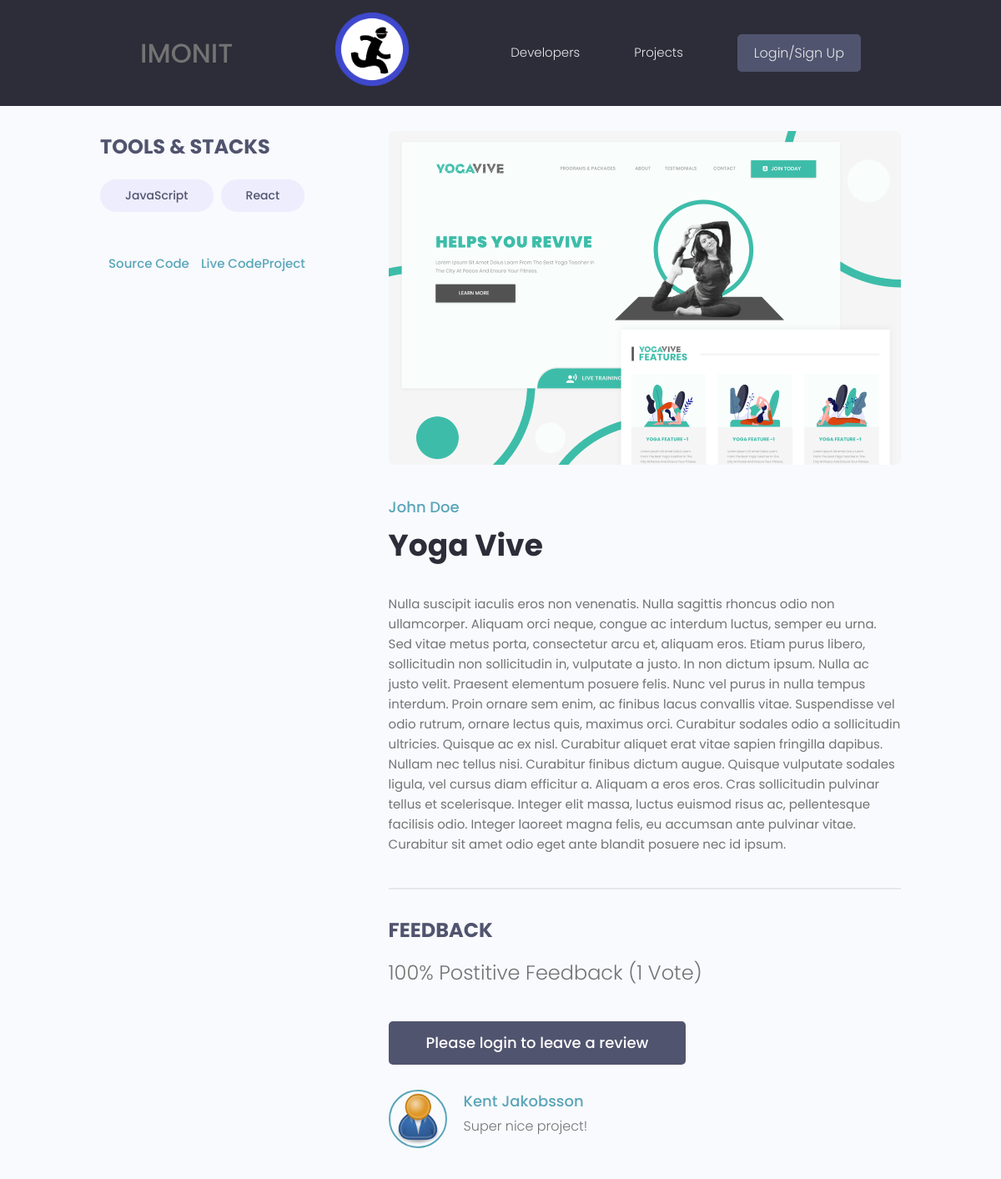
The page /projects/project/53fd5535-c39f-4b79-89e7-e90a25b4c3e2/ on the database its author committed.
### projects/models.py (models this page shows, shortened)
class Tag(models.Model):
    name = models.CharField(max_length=200,)
    created = models.DateTimeField(auto_now_add=True)
    id = models.UUIDField(default=uuid.uuid4, unique=True, primary_key=True, editable=False)
    def __str__(self):
        return self.name

class Project(models.Model):
    owner = models.ForeignKey(Profile, null=True,blank=True, on_delete=models.CASCADE)
    title = models.CharField(max_length=200)
    description = models.TextField(null=True, blank=True)
    featured_image = models.ImageField(null=True, blank=True, default="default.jpg")
    demo_link = models.CharField(max_length=2000, blank=True, null=True)
    source_link = models.CharField(max_length=2000, blank=True, null=True)
    tags = models.ManyToManyField('Tag',blank=True)
    vote_total = models.IntegerField(default=0, null=True, blank=True)
    vote_ratio = models.IntegerField(default=0, null=True, blank=True)
    created = models.DateTimeField(auto_now_add=True)
    id = models.UUIDField(default=uuid.uuid4, unique=True, primary_key=True, editable=False)
    class Meta:
        ordering = ['-vote_ratio', '-vote_total', '-created']
    @property
    def imageURL(self):
        try:
            url =self.featured_image.url
            pathURL = "/staticfiles/images/default.jpg"
        except Exception :
            url = "/static/images/default.jpg"
        except:
            url = "/staticfiles/images/default.jpg"
        return url
    @property
    def reviewers(self):
        queryset = self.review_set.all().values_list('owner__id', flat=True)
        return queryset

class Review(models.Model):
    VOTE_TYPE = (
        ('up', 'Up Vote'),
        ( 'down', 'Down Vote'),
    )
    owner = models.ForeignKey(Profile, on_delete=models.CASCADE, null=True)
    project = models.ForeignKey(Project, on_delete=models.CASCADE)
    body = models.TextField(null=True,blank=True)
    value = models.CharField(max_length=200, choices=VOTE_TYPE)
    created = models.DateTimeField(auto_now_add=True)
    id = models.UUIDField(default=uuid.uuid4, unique=True, primary_key=True, editable=False)
    class Meta:
        unique_together = [['owner', 'project']]

### users/models.py (models this page shows, shortened)
class Profile(models.Model):
    user = models.OneToOneField(User, on_delete=models.CASCADE, null=True, blank=True)
    name = models.CharField(max_length=200, null=True, blank=True)
    username = models.CharField(max_length=200, null=True, blank=True)
    email = models.EmailField(max_length=500, blank=True, null=True)
    phone = models.CharField(max_length=15, null=True, blank=True)
    location = models.CharField(max_length=200, null=True, blank=True)
    short_intro = models.CharField(max_length=200, blank=True, null=True)
    bio = models.TextField(max_length=2000, blank=True, null=True)
    profile_image = models.ImageField(null=True, blank=True, upload_to='profiles/', default='profiles/user-default.png')
    social_github = models.CharField(max_length=200, null=True, blank=True)
    social_linkedin = models.CharField(max_length=200, null=True, blank=True)
    social_twitter = models.CharField(max_length=200, null=True, blank=True)
    social_youtube = models.CharField(max_length=200, null=True, blank=True)
    social_stackoverflow = models.CharField(max_length=200, null=True, blank=True)
    social_website = models.CharField(max_length=200, null=True, blank=True)
    created = models.DateTimeField(auto_now_add=True)
    id = models.UUIDField(default=uuid.uuid4, unique=True, primary_key=True, editable=False)
    class Meta:
        ordering= ['created']
    @property
    def imageURL(self):
        try:
            url =self.profile_image.url
        except Exception :
            url = "/static/images/profiles/user-default.png"
        except:
            url = "/staticfiles/images/profiles/user-default.png"
        return url

### projects/views.py (the view, shortened to what this page needs)
# urls.py: path('project/<str:pk>/', views.project, name='project'),
def project(request, pk):
    projectObj = Project.objects.get(id=pk)
    tags = Tag.objects.all()
    form = ReviewForm()
    context = {'project': projectObj, 'tags': tags, 'form':form }
    return render(request,'projects/single-project.html',context)

### projects/templates/projects/single-project.html (shortened to what this page needs)
{% extends 'main.html' %}
{% block content %}
<main class="singleProject my-md">
    <div class="container">
        <div class="layout">
            <div class="column column--1of3">
                <h3 class="singleProject__subtitle">Tools & Stacks</h3>
                    <div class="singleProject__toolStack">
                        {% for tag in project.tags.all %}
                        <span class="tag tag--pill tag--sub tag--lg">
                            <small>{{tag}}</small>
                        </span>
                        {% endfor %}
                    </div>
                        {% if project.source_link %}
                        <a class="singleProject__liveLink" href="{{project.source_link}}"
                        target="_blank">Source Code
                        </a>
                        {% endif %}
                        {% if project.demo_link %}
                        <a class="singleProject__liveLink" href="{{project.demo_link}}"
                        target="_blank">Live CodeProject
                        </a>
                        {% endif %}
                    </div>
                    <div class="column column--2of3">
                        <img class="singleProject__preview" src="{{ project.imageURL }}" alt="portfolio thumbnail" />
                        <a href="{% url 'user-profile' project.owner.id %}" class="singleProject__developer">{{project.owner.name}}</a>
                        <h2 class="singleProject__title">{{project.title}}</h2>
                        <div class="singleProject__info">
                            {{project.description}}
                        </div>
                        <div class="comments">
                            <h3 class="singleProject__subtitle">Feedback</h3>
                            <h5 class="project--rating">
                                {{project.vote_ratio}}% Postitive Feedback ({{project.vote_total}} Vote{{project.vote_total|pluralize:"s"}})
                            </h5>
                            {% if request.user.profile.id in project.reviewers %}
                                <p>You have already submitted a review for this project.</p>
                            {% elif request.user.profile == project.owner %}
                                <p>You can not review your own work.</p>
                            {% else %}
                                <a class="btn btn--sub btn--lg" href="{% url 'login' %}?next={{request.path}}">Please login to leave a review</a>
                            {% endif %}
                            <div class="commentList">
                                {% for review in project.review_set.all %}
                                {% if review.body %}
                                <div class="comment">
                                    <a href="{% url 'user-profile' review.owner.id %}">
                                        <img class="avatar avatar--md" src="{{review.owner.imageURL}}" alt="user" />
                                    </a>
                                    <div class="comment__details">
                                        <a href="{% url 'user-profile' review.owner.id %}" class="comment__author">{{review.owner.name}}</a>
                                        <p class="comment__info">
                                            {{review.body | linebreaks}}
                                        </p>
                                    </div>
                                </div>
                                {% endif %}
                                {% endfor %}
                        </div>
                    </div>
                </div>
            </div>
        </div>
</main>
{% endblock content %}

### static/styles/app.css (style rules this page uses)
:root { --color-sub: #2d2d39; }
.btn--sub { background-color: var(--color-sub-light); }
img { width: 100%; }
.singleProject .column--1of3 { order: 2; }
@media screen and (min-width: 1081px) { .singleProject .column--1of3 { order: 1; } }
@media screen and (min-width: 1081px) { .singleProject .column--2of3 { order: 2; } }
.singleProject__toolStack { margin-top: 2rem; margin-bottom: 4rem; }
.singleProject__liveLink { font-weight: 500; transition: all 0.3s ease-in-out; border-bottom: 2px solid transparent; }
.singleProject__preview { height: 50vh; object-fit: cover; object-position: top center; margin-bottom: 3rem; border-radius: 0.7rem; }
.singleProject__developer { font-size: 1.8rem; font-weight: 500; }
.singleProject__title { font-size: 3.6rem; font-weight: 700; color: var(--color-sub); margin-bottom: 3rem; }
.project--rating { margin-bottom: 1.6em; margin-top: .5em; }
.singleProject__subtitle { text-transform: uppercase; font-size: 2.4rem; font-weight: 700; color: var(--color-sub-light); margin-bottom: 1rem; }
.comments { margin-top: 4rem; padding-top: 3rem; border-top: 2px solid var(--color-light); }
.commentList { margin: 3rem 0; }
.comment { display: flex; gap: 2rem; }
.comment__author { font-size: 1.8rem; }
.comment__info { font-size: 1.45rem; }

### static/uikit/styles/modules/_variables.css (style rules this page uses)
:root { --color-main: #5aa5b9; --color-main-light: #e6faff; --color-sub: #3f4156; --color-sub-light: #51546e; --color-sub-lighter: #ededfd; --color-text: #737373; --color-gray: #8b8b8b; --color-light: #e5e7eb; --color-light-gray: #767676; --color-bg: #f8fafd; --color-white: #fffefd; --color-white-light: #f3f3f3; --color-success: #359e64; --color-success-bg: #def8e8; --color-error: #fc4b0b; --color-error-bg: #fff2ee; --font-base: 'Poppins', arial, helvetica, 'Segoe UI', roboto, ubuntu, sans-serif; --font-monospace: 'Fira Code', 'Courier New', courier, monospace; --font-regular: 300; --font-medium: 500; --font-bold: 700; --generic-shadow: 1px 1px 5px #00000010; --generic-transition: all 0.3s ease-in-out; }

### static/uikit/styles/modules/_base.css (style rules this page uses)
* { margin: 0; padding: 0; box-sizing: border-box; text-rendering: optimizeLegibility; color: inherit; font-size: inherit; }
html { font-size: 50%; }
@media only screen and (min-width: 480px) { html { font-size: 56.25%; } }
@media only screen and (min-width: 1200px) { html { font-size: 62.5%; } }
body { line-height: 1.6; font-weight: 400; font-size: 1.5rem; color: var(--color-text); background-color: var(--color-bg); min-height: 100vh; }

### static/uikit/styles/modules/_typography.css (style rules this page uses)
* { font-family: var(--font-base); }
h2 { font-size: 3.6rem; font-weight: var(--font-bold); }
h3 { font-size: 3.2rem; font-weight: var(--font-medium); }
h5 { font-size: 2.4rem; font-weight: var(--font-medium); }
h5, h6 { font-weight: var(--font-regular); }
p, span, strong { font-size: 1.6rem; color: var(--color-text); font-weight: var(--font-regular); }
a { padding-bottom: 2px; text-decoration: none; display: inline-block; color: var(--color-main); font-weight: var(--font-medium); }

### static/uikit/styles/modules/_utilities.css (style rules this page uses)
.container { width: 92%; max-width: 165rem; margin: 0 auto; box-sizing: border-box; }
@media screen and (min-width: 1000px) { .container { width: 90%; } }
@media screen and (min-width: 1200px) { .container { width: 80%; } }
.my-md { margin: 3rem auto; }

### static/uikit/styles/modules/_avatar.css (style rules this page uses)
.avatar { border-radius: 50%; border: 2px solid var(--color-main); object-fit: cover; }
.avatar--md { height: 7rem; width: 7rem; }

### static/uikit/styles/modules/_button.css (style rules this page uses)
.btn { display: inline-block; position: relative; cursor: pointer; background-color: var(--color-light); font-weight: var(--font-medium); color: var(--color-sub); text-decoration: none; padding: 1rem 2rem; border-radius: 0.5rem; border: none; width: -webkit-fit-content; width: -moz-fit-content; width: fit-content; height: -webkit-fit-content; height: -moz-fit-content; height: fit-content; font-size: 1.6rem; outline-width: 0; outline-color: transparent; -webkit-backface-visibility: hidden; backface-visibility: hidden; transition: all 0.3s ease-in-out; }
.btn--sub { background-color: var(--color-sub); color: var(--color-white); }
.btn--lg { font-size: 1.8rem; padding: 1.2rem 4.5rem; }

### static/uikit/styles/modules/_layout.css (style rules this page uses)
.layout { display: flex; flex-flow: row wrap; justify-content: space-between; }
.layout > .column { margin-bottom: 3rem; }
.layout > .column.column--1of3 { flex-basis: 30%; }
.layout > .column.column--2of3 { flex-basis: 64%; }

### rows shown on the page
Tag: name "JavaScript"
Tag: name "React"
Project: imageURL (picture), owner.name "John Doe", title "Yoga Vive", description "Nulla suscipit iaculis eros non venenatis. Nulla sagittis rhoncus odio non ullamcorper. Aliquam orci neque, congue ac interdum luctus, semper eu urna. Sed vitae metus porta, consectetur arcu et, aliquam eros. Etiam purus libero, sollicitudin non sollicitudin in, vulputate a justo. In non dictum ipsum. Nulla ac justo velit. Praesent elementum posuere felis. Nunc vel purus in nulla tempus interdum. Proin ornare sem enim, ac finibus lacus convallis vitae. Suspendisse vel odio rutrum, ornare lectus quis, maximus orci. Curabitur sodales odio a sollicitudin ultricies. Quisque ac ex nisl. Curabitur aliquet erat vitae sapien fringilla dapibus. Nullam nec tellus nisi. Curabitur finibus dictum augue.…", vote_ratio "100", vote_total "1"
Review: owner.name "Kent Jakobsson", body "Super nice project!"
